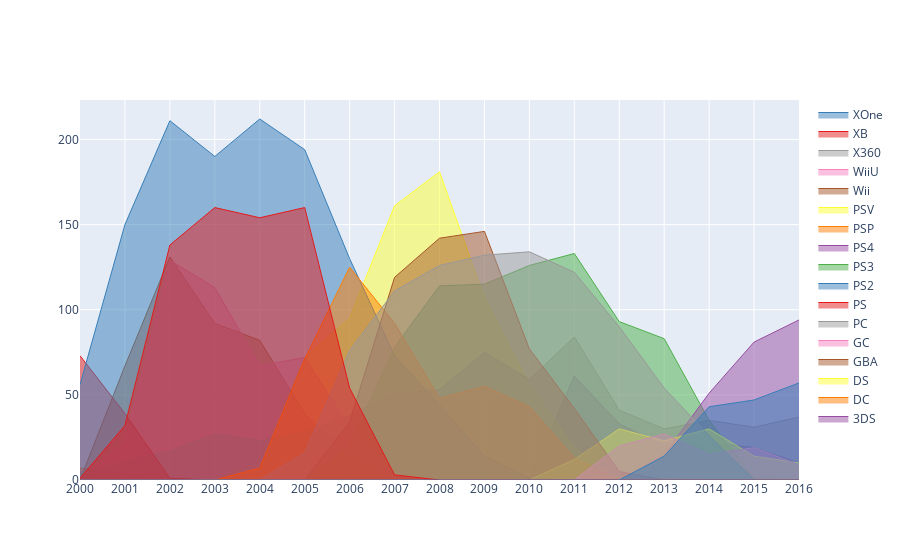

Source (notebook cell):
### Code cell
fig = go.Figure()

dff = games_df.groupby(["Year_of_Release","Platform"], as_index=False).size() 
df_res = dff.pivot(index='Platform', columns='Year_of_Release', values='size').fillna(0)
x = list(df_res.columns)

for i in range(len(df_res.index)):
    fig.add_trace(go.Scatter(
        name=df_res.index[i],
        x=x,
        y=list(df_res.iloc[i]),    
        mode='lines',
        line=dict(width=1, color=next(palette)),
        stackgroup=i,
    ))

f = fig.update_layout(
    showlegend=True,
    xaxis_type='category'
)

f

### Figure 1 — Plotly figure (JSON) as saved in the notebook; plotly's stock layout.template omitted (floating-point values rounded to 4 significant figures)
{"data": [{"line": {"color": "rgb(152,78,163)", "width": 1}, "mode": "lines", "name": "3DS", "stackgroup": "0", "type": "scatter", "x": [2000, 2001, 2002, 2003, 2004, 2005, 2006, 2007, 2008, 2009, 2010, 2011, 2012, 2013, 2014, 2015, 2016], "y": [0, 0, 0, 0, 0, 0, 0, 0, 0, 0, 0, 61, 33, 20, 22, 19, 10]}, {"line": {"color": "rgb(255,127,0)", "width": 1}, "mode": "lines", "name": "DC", "stackgroup": "1", "type": "scatter", "x": [2000, 2001, 2002, 2003, 2004, 2005, 2006, 2007, 2008, 2009, 2010, 2011, 2012, 2013, 2014, 2015, 2016], "y": [7, 4, 0, 0, 0, 0, 0, 0, 0, 0, 0, 0, 0, 0, 0, 0, 0]}, {"line": {"color": "rgb(255,255,51)", "width": 1}, "mode": "lines", "name": "DS", "stackgroup": "2", "type": "scatter", "x": [2000, 2001, 2002, 2003, 2004, 2005, 2006, 2007, 2008, 2009, 2010, 2011, 2012, 2013, 2014, 2015, 2016], "y": [0, 0, 0, 0, 11, 72, 95, 161, 181, 107, 56, 19, 1, 0, 0, 0, 0]}, {"line": {"color": "rgb(166,86,40)", "width": 1}, "mode": "lines", "name": "GBA", "stackgroup": "3", "type": "scatter", "x": [2000, 2001, 2002, 2003, 2004, 2005, 2006, 2007, 2008, 2009, 2010, 2011, 2012, 2013, 2014, 2015, 2016], "y": [0, 67, 131, 92, 82, 39, 14, 1, 0, 0, 0, 0, 0, 0, 0, 0, 0]}, {"line": {"color": "rgb(247,129,191)", "width": 1}, "mode": "lines", "name": "GC", "stackgroup": "4", "type": "scatter", "x": [2000, 2001, 2002, 2003, 2004, 2005, 2006, 2007, 2008, 2009, 2010, 2011, 2012, 2013, 2014, 2015, 2016], "y": [0, 22, 129, 113, 67, 72, 31, 3, 0, 0, 0, 0, 0, 0, 0, 0, 0]}, {"line": {"color": "rgb(153,153,153)", "width": 1}, "mode": "lines", "name": "PC", "stackgroup": "5", "type": "scatter", "x": [2000, 2001, 2002, 2003, 2004, 2005, 2006, 2007, 2008, 2009, 2010, 2011, 2012, 2013, 2014, 2015, 2016], "y": [4, 11, 17, 27, 23, 28, 38, 51, 53, 75, 59, 84, 41, 30, 35, 31, 37]}, {"line": {"color": "rgb(228,26,28)", "width": 1}, "mode": "lines", "name": "PS", "stackgroup": "6", "type": "scatter", "x": [2000, 2001, 2002, 2003, 2004, 2005, 2006, 2007, 2008, 2009, 2010, 2011, 2012, 2013, 2014, 2015, 2016], "y": [73, 39, 1, 0, 0, 0, 0, 0, 0, 0, 0, 0, 0, 0, 0, 0, 0]}, {"line": {"color": "rgb(55,126,184)", "width": 1}, "mode": "lines", "name": "PS2", "stackgroup": "7", "type": "scatter", "x": [2000, 2001, 2002, 2003, 2004, 2005, 2006, 2007, 2008, 2009, 2010, 2011, 2012, 2013, 2014, 2015, 2016], "y": [56, 150, 211, 190, 212, 194, 130, 73, 44, 14, 1, 0, 0, 0, 0, 0, 0]}, {"line": {"color": "rgb(77,175,74)", "width": 1}, "mode": "lines", "name": "PS3", "stackgroup": "8", "type": "scatter", "x": [2000, 2001, 2002, 2003, 2004, 2005, 2006, 2007, 2008, 2009, 2010, 2011, 2012, 2013, 2014, 2015, 2016], "y": [0, 0, 0, 0, 0, 0, 20, 78, 114, 115, 126, 133, 93, 83, 35, 1, 0]}, {"line": {"color": "rgb(152,78,163)", "width": 1}, "mode": "lines", "name": "PS4", "stackgroup": "9", "type": "scatter", "x": [2000, 2001, 2002, 2003, 2004, 2005, 2006, 2007, 2008, 2009, 2010, 2011, 2012, 2013, 2014, 2015, 2016], "y": [0, 0, 0, 0, 0, 0, 0, 0, 0, 0, 0, 0, 0, 15, 51, 81, 94]}, {"line": {"color": "rgb(255,127,0)", "width": 1}, "mode": "lines", "name": "PSP", "stackgroup": "10", "type": "scatter", "x": [2000, 2001, 2002, 2003, 2004, 2005, 2006, 2007, 2008, 2009, 2010, 2011, 2012, 2013, 2014, 2015, 2016], "y": [0, 0, 0, 0, 7, 71, 125, 92, 48, 55, 43, 13, 0, 1, 0, 0, 0]}, {"line": {"color": "rgb(255,255,51)", "width": 1}, "mode": "lines", "name": "PSV", "stackgroup": "11", "type": "scatter", "x": [2000, 2001, 2002, 2003, 2004, 2005, 2006, 2007, 2008, 2009, 2010, 2011, 2012, 2013, 2014, 2015, 2016], "y": [0, 0, 0, 0, 0, 0, 0, 0, 0, 0, 0, 12, 30, 23, 30, 14, 10]}, {"line": {"color": "rgb(166,86,40)", "width": 1}, "mode": "lines", "name": "Wii", "stackgroup": "12", "type": "scatter", "x": [2000, 2001, 2002, 2003, 2004, 2005, 2006, 2007, 2008, 2009, 2010, 2011, 2012, 2013, 2014, 2015, 2016], "y": [0, 0, 0, 0, 0, 0, 34, 119, 142, 146, 77, 42, 5, 0, 0, 0, 0]}, {"line": {"color": "rgb(247,129,191)", "width": 1}, "mode": "lines", "name": "WiiU", "stackgroup": "13", "type": "scatter", "x": [2000, 2001, 2002, 2003, 2004, 2005, 2006, 2007, 2008, 2009, 2010, 2011, 2012, 2013, 2014, 2015, 2016], "y": [0, 0, 0, 0, 0, 0, 0, 0, 0, 0, 0, 0, 20, 27, 15, 19, 9]}, {"line": {"color": "rgb(153,153,153)", "width": 1}, "mode": "lines", "name": "X360", "stackgroup": "14", "type": "scatter", "x": [2000, 2001, 2002, 2003, 2004, 2005, 2006, 2007, 2008, 2009, 2010, 2011, 2012, 2013, 2014, 2015, 2016], "y": [0, 0, 0, 0, 0, 16, 76, 111, 126, 132, 134, 122, 90, 54, 26, 0, 0]}, {"line": {"color": "rgb(228,26,28)", "width": 1}, "mode": "lines", "name": "XB", "stackgroup": "15", "type": "scatter", "x": [2000, 2001, 2002, 2003, 2004, 2005, 2006, 2007, 2008, 2009, 2010, 2011, 2012, 2013, 2014, 2015, 2016], "y": [1, 32, 138, 160, 154, 160, 54, 3, 0, 0, 0, 0, 0, 0, 0, 0, 0]}, {"line": {"color": "rgb(55,126,184)", "width": 1}, "mode": "lines", "name": "XOne", "stackgroup": "16", "type": "scatter", "x": [2000, 2001, 2002, 2003, 2004, 2005, 2006, 2007, 2008, 2009, 2010, 2011, 2012, 2013, 2014, 2015, 2016], "y": [0, 0, 0, 0, 0, 0, 0, 0, 0, 0, 0, 0, 0, 14, 43, 47, 57]}], "layout": {"autosize": true, "showlegend": true, "xaxis": {"autorange": true, "range": [0, 16], "type": "category"}, "yaxis": {"autorange": true, "range": [0, 223.2], "type": "linear"}}}
